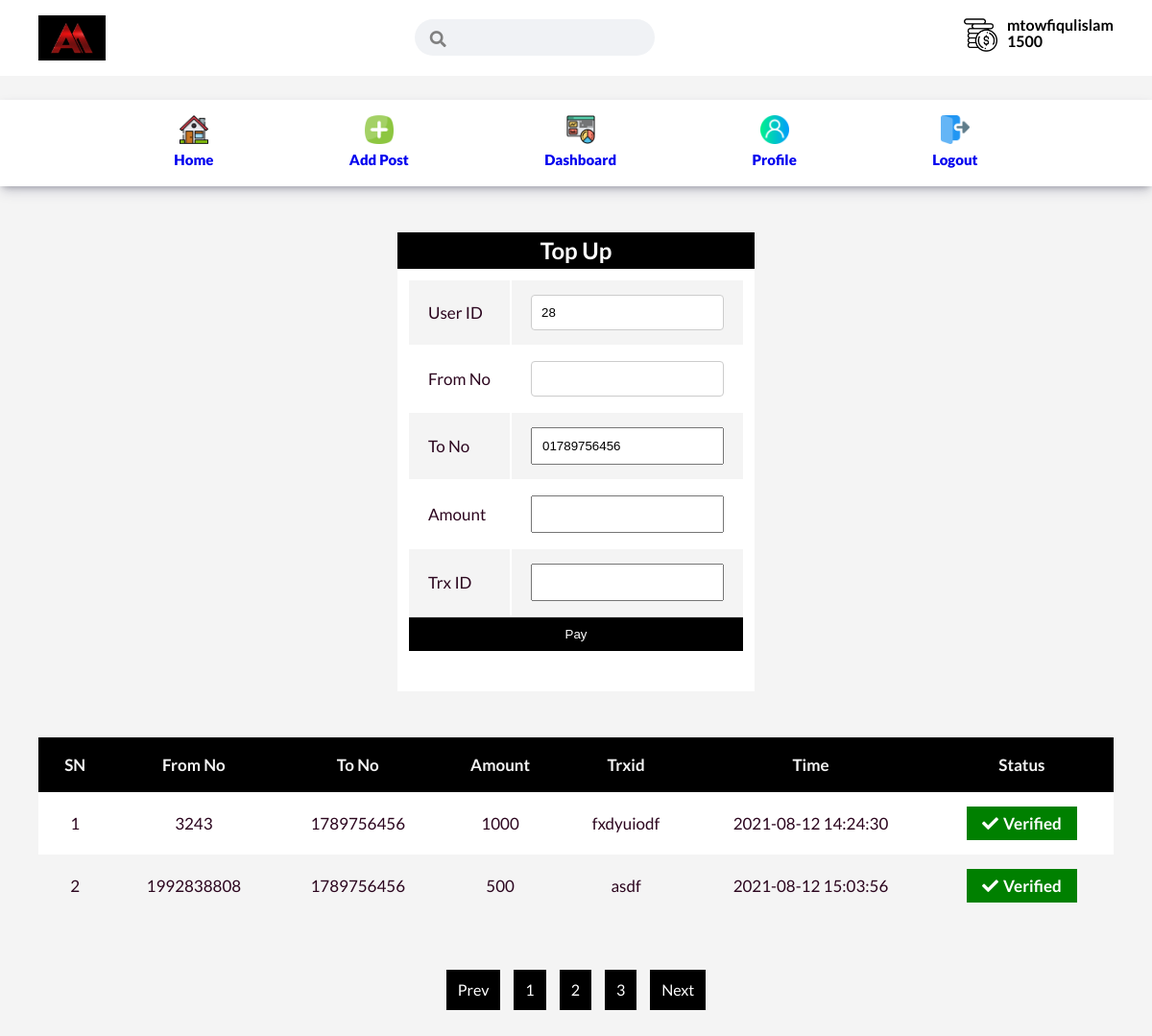
The page /account.php (signed in) on the database its author committed.
### tables this page shows
CREATE TABLE `user_account` (
  `id` int(11) NOT NULL,
  `fromno` int(11) NOT NULL,
  `tono` int(11) NOT NULL,
  `sender` int(11) NOT NULL,
  `trxid` varchar(255) NOT NULL,
  `status` enum('pending','verified','','') NOT NULL DEFAULT 'pending',
  `amount` int(11) DEFAULT NULL,
  `time` timestamp NOT NULL DEFAULT current_timestamp() ON UPDATE current_timestamp()
);

### inc/Functions.php (called while the page is built, shortened)
<?php
class Assignmentor{
    function __construct(){
        include_once("db.php");
		$db = new Database();
		$this->con = $db->connect();
    }
}
?>

### inc/db.php (called while the page is built, shortened)
<?php
class Database
{
	public function connect()
	{
		$this->con = new Mysqli(HOST, USER, PASS, DB);
		if ($this->con) {
			return $this->con;
		}
		return "DATABASE_CONNECTION_FAIL";
	}
}

### account.php (the view, shortened to what this page needs)
<?php session_start();
 require 'template/header.php';
$uid = isset($_SESSION['u_id']) ? $_SESSION['u_id'] : NULL;
 ?>
 <div class="container">
     <div class="payment_section flex my-2 p-2">
             <form action="" method="POST" class="pay_tbl" style="padding-bottom: 40px;">
                <h2 class="text-center" style="width: 100%; background-color: black; color: white;">Top Up</h2>
                 <table class="user_pay">
                     <tr>
                         <td>User ID</td>
                         <td><input type="number" name="user_id" value="<?php echo $uid; ?>" readonly="readonly"></td>
                     </tr>
                     <tr>
                        <td>From No</td>
                        <td><input type="number" name="from_no" id=""  required></td>
                     </tr>
                     <tr>
                        <td>To No</td>
                        <td><input type="text" name="to_no" id="" value="01789756456" readonly="readonly"></td>
                     </tr>
                     <tr>
                        <td>Amount</td>
                        <td><input type="text" name="amount" id="" required></td>
                     </tr>
                     <tr>
                        <td>Trx ID</td>
                        <td><input type="text" name="trxid" required></td>
                     </tr>
                     <tr>
                         <td colspan="2" class="no_padding">
                             <input type="submit" class="btn" name="topup" value="Pay">
                         </td>
                     </tr>
                 </table>
            </form>
    </div>
 </div>
 <div class="container">
     <table class="assignment_user_table" width="100%">
   <tr>
           <th>SN</th>
           <th>From No</th>
           <th>To No</th>
           <th>Amount</th>
           <th>Trxid</th>
           <th>Time</th>
           <th>Status</th>
       </tr>
       <?php
       $sql = "SELECT * FROM user_account WHERE sender='$uid'";
       if($excute = $assignmentor->con->query($sql)){
           $i = 1;
        while($row = $excute->fetch_assoc()){ ?>
        <tr>
        <td class="text-center"><?php echo $i; ?></td>
        <td class="text-center"><?php echo $row['fromno']; ?></td>
        <td class="text-center"><?php echo $row['tono']; ?></td>
        <td class="text-center"><?php echo $row['amount']; ?></td>
        <td class="text-center"><?php echo $row['trxid']; ?></td>
        <td class="text-center"><?php echo $row['time']; ?></td>
        <td class="text-center">
            <?php
            if($row['status']=="pending"){ ?>
                <div class="flex_column icon_d red">
                    <p><i class="fas fa-times-circle"></i>Pending</p>
                </div>
           <?php }else{ ?>
            <div class="flex_column icon_d green">
                    <p><i class="fas fa-check"></i>Verified</p>
                </div>
           <?php }
            ?>
        </td>
        </tr>
       <?php
       $i++;
    }
    }
       ?>
   </table>
 </div>
 <div class="pagination_section flex my-4">
    <a href="#">Prev</a>
    <a href="#">1</a>
    <a href="#">2</a>
    <a href="#">3</a>
    <a href="#">Next</a>
</div>
<?php require 'template/footer.php'; ?>

### assets/css/style.css (style rules this page uses)
:root { --primary-color: #000000; --secondary-color: #ff7600; --dark-color: #002240; --light-color: #f4f4f4; --success-color: #5cb85c; --error-color: #d9534f; }
* { box-sizing: border-box; padding: 0; margin: 0; }
a { text-decoration: none; }
body { font-family: "Lato", sans-serif; background-color: #f4f4f4; color: #2c061f; line-height: 1.6; }
.pagination_section a { padding-top: 8px; padding-bottom: 8px; padding-right: 12px; text-align: center; background-color: var(--primary-color); margin: 7px; padding-left: 12px; color: white; }
.addpost_section input[type="text"], input[type="number"], select, textarea { width: 100%; padding: 12px; border: 1px solid #ccc; border-radius: 4px; }
.assignment_user_table th, td { padding: 15px 20px; text-align: center; font-size: 17px; }
.assignment_user_table th { background-color: var(--primary-color); color: var(--light-color); }
table.assignment_user_table { border-collapse: collapse; }
.assignment_user_table tr:nth-child(even) { background-color: white; }
.assignment_user_table i { font-size: 25px; }
.pay_tbl { background-color: white; }
.user_pay { width: 100%; padding: 10px 10px 0; }
.user_pay th, td { padding: 15px 20px; text-align: left; font-size: 17px; }
.user_pay tr:nth-child(odd) { background-color: #f4f4f4; }
.payment_section { width: 100%; }
.payment_section.flex { flex-direction: column; }
.no_padding { padding: 0; background: white; }
.payment_section input { width: 100%; padding: 10px 10px 10px; }
.icon_d { font-weight: bold; height: 35px !important; width: 115px; margin: 0 auto; }
.icon_d i { position: relative; font-size: 17px; margin-right: 5px; }
.icon_d.green { background: green; color: white; }

### assets/css/utilities.css (style rules this page uses)
.container { max-width: 1200px; margin: 0 auto; overflow: auto; padding: 0 40px; }
.btn { display: inline-block; padding: 10px 30px; cursor: pointer; background: var(--primary-color); color: #fff; border: none; border-radius: 0px; }
.text-center { text-align: center; }
.flex { display: flex; justify-content: center; align-items: center; height: 100%; }
.flex_column { display: flex; flex-direction: column; justify-content: center; align-items: center; height: 100%; }
.my-2 { margin: 1.5rem 0; }
.my-4 { margin: 3rem 0; }
.p-2 { padding: 1.5rem; }

### rows shown on the page
user_account: fromno "3243", tono "1789756456", amount "1000", trxid "fxdyuiodf", time "2021-08-12 14:24:30", status "Verified"
user_account: fromno "1992838808", tono "1789756456", amount "500", trxid "asdf", time "2021-08-12 15:03:56", status "Verified"

### other values the page prints
$_SESSION['u_uname'] "mtowfiqulislam"
$netmoney "1500"
